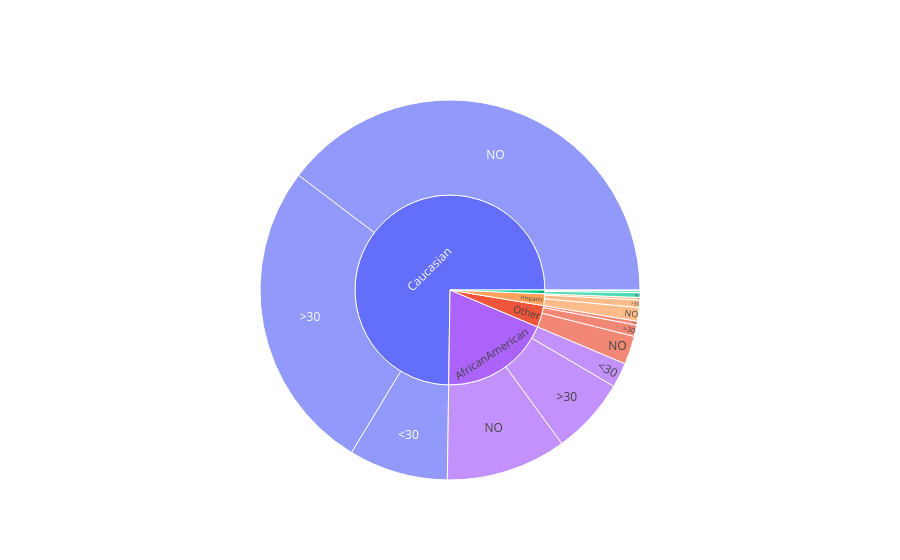

Source (notebook cell):
### Code cell
fig.data = []


i = 1
j = 1
d = {}

for col in dfChecked.columns: 
    if col == 'race':
        # dfFreq = dfChecked.value_counts([col, 'readmitted']).reset_index().rename(columns={0:'frequency'})
        dfFreq = dfChecked.value_counts(['race', 'readmitted']).reset_index().rename(columns={'count':'frequency'})
        # d['fig{0}'.format(col)]  = px.bar(dfFreq, x=col, y="frequency", color="readmitted", barmode='group')
        # fig.add_trace(go.Bar(x=dfFreq[col], y=dfFreq['frequency'], legendgroup='readmitted', alignmentgroup='readmitted', name='readmitted', showlegend=True), i, j)
        figPx = px.sunburst(dfFreq, path = ['race', 'readmitted'], values=dfFreq['frequency'], color = col)
        #fig.add_trace(figPx.data[0], i, j)
        bar_trace = figPx.data[0]

        fig.add_trace(bar_trace)

    # if col != 'readmitted' and col != 'race':
    #   # dfFreq = dfChecked.value_counts([col, 'readmitted']).reset_index().rename(columns={0:'frequency'})
    #   dfFreq = dfChecked.value_counts([col, 'readmitted']).reset_index().rename(columns={'count':'frequency'})
    #   # d['fig{0}'.format(col)]  = px.bar(dfFreq, x=col, y="frequency", color="readmitted", barmode='group')
    #   # fig.add_trace(go.Bar(x=dfFreq[col], y=dfFreq['frequency'], legendgroup='readmitted', alignmentgroup='readmitted', name='readmitted', showlegend=False), i, j)
    #   figPx = px.sunburst(dfFreq, path = [col, 'readmitted'], values=dfFreq['frequency'], color = col)
    #   # fig.add_trace(figPx.data[0], i, j)
    #   bar_trace = figPx.data[0]
    #   fig.add_trace(bar_trace)

    if j <= 4:
        j += 1
    if j == 4:
        i += 1
        j = 1 


#fig.update_layout(margin = dict(t=0, l=0, r=0, b=0))
fig.show()
fig.data = []

### Figure 1 — Plotly figure (JSON) as saved in the notebook; plotly's stock layout.template omitted (floating-point values rounded to 4 significant figures)
{"data": [{"branchvalues": "total", "customdata": [["Caucasian"], ["Other"], ["Asian"], ["AfricanAmerican"], ["Hispanic"], ["Other"], ["AfricanAmerican"], ["Asian"], ["Hispanic"], ["Caucasian"], ["Other"], ["Caucasian"], ["AfricanAmerican"], ["Hispanic"], ["Asian"], ["AfricanAmerican"], ["Asian"], ["Caucasian"], ["Hispanic"], ["Other"]], "domain": {"x": [0, 1], "y": [0, 1]}, "hovertemplate": "labels=%{label}<br>frequency=%{value}<br>parent=%{parent}<br>id=%{id}<br>race=%{customdata[0]}<extra></extra>", "ids": ["Caucasian/<30", "Other/<30", "Asian/>30", "AfricanAmerican/NO", "Hispanic/NO", "Other/NO", "AfricanAmerican/<30", "Asian/<30", "Hispanic/<30", "Caucasian/>30", "Other/>30", "Caucasian/NO", "AfricanAmerican/>30", "Hispanic/>30", "Asian/NO", "AfricanAmerican", "Asian", "Caucasian", "Hispanic", "Other"], "labels": ["<30", "<30", ">30", "NO", "NO", "NO", "<30", "<30", "<30", ">30", ">30", "NO", ">30", ">30", "NO", "AfricanAmerican", "Asian", "Caucasian", "Hispanic", "Other"], "marker": {"colors": ["#636efa", "#EF553B", "#00cc96", "#ab63fa", "#FFA15A", "#EF553B", "#ab63fa", "#00cc96", "#FFA15A", "#636efa", "#EF553B", "#636efa", "#ab63fa", "#FFA15A", "#00cc96", "#ab63fa", "#00cc96", "#636efa", "#FFA15A", "#EF553B"]}, "name": "", "parents": ["Caucasian", "Other", "Asian", "AfricanAmerican", "Hispanic", "Other", "AfricanAmerican", "Asian", "Hispanic", "Caucasian", "Other", "Caucasian", "AfricanAmerican", "Hispanic", "Asian", "", "", "", "", ""], "type": "sunburst", "values": [8592, 333, 161, 10421, 1183, 2462, 2155, 65, 212, 27124, 984, 40383, 6634, 642, 415, 19210, 641, 76099, 2037, 3779]}], "layout": {"xaxis": {"anchor": "y", "domain": [0, 0.45]}, "xaxis2": {"anchor": "y2", "domain": [0.55, 1]}, "yaxis": {"anchor": "x", "domain": [0, 1]}, "yaxis2": {"anchor": "x2", "domain": [0, 1]}}}
